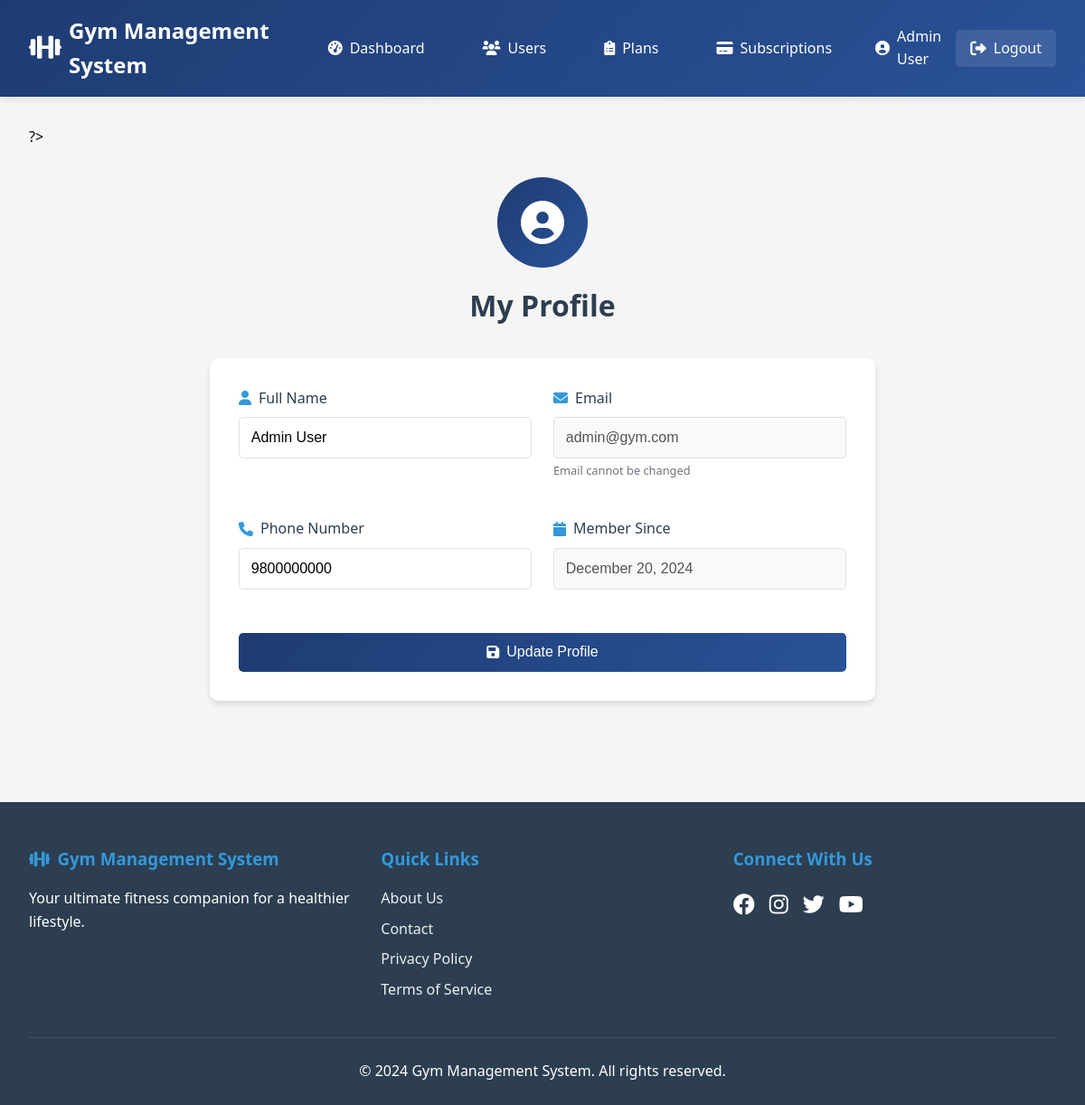
Screenshot of /user/profile.php (signed in) with the database file from the repository.
### tables this page shows
CREATE TABLE users (
    user_id INT AUTO_INCREMENT PRIMARY KEY,
    full_name VARCHAR(100) NOT NULL,
    email VARCHAR(100) UNIQUE NOT NULL,
    password VARCHAR(255) NOT NULL,
    phone_number VARCHAR(15),
    registration_date TIMESTAMP DEFAULT CURRENT_TIMESTAMP,
    role ENUM('admin', 'user') DEFAULT 'user'
);

### user/profile.php (the view, shortened to what this page needs)
<?php
require_once '../includes/header.php';
$user_id = $_SESSION['user_id'];
$sql = "SELECT * FROM users WHERE user_id = ?";
$stmt = mysqli_prepare($con, $sql);
mysqli_stmt_bind_param($stmt, "i", $user_id);
mysqli_stmt_execute($stmt);
$user = mysqli_stmt_get_result($stmt)->fetch_assoc();
?>
<div class="profile-container">
    <div class="profile-header">
        <div class="profile-avatar">
            <i class="fas fa-user-circle"></i>
        </div>
        <h1>My Profile</h1>
    </div>
    <div class="profile-card">
        <form method="POST" class="profile-form">
            <div class="form-grid">
                <div class="form-group">
                    <label for="full_name">
                        <i class="fas fa-user"></i>
                        Full Name
                    </label>
                    <input type="text"
                           id="full_name"
                           name="full_name"
                           value="<?php echo htmlspecialchars($user['full_name']); ?>"
                           required>
                </div>
                <div class="form-group">
                    <label for="email">
                        <i class="fas fa-envelope"></i>
                        Email
                    </label>
                    <input type="email"
                           value="<?php echo htmlspecialchars($user['email']); ?>"
                           disabled>
                    <small class="form-text">Email cannot be changed</small>
                </div>
                <div class="form-group">
                    <label for="phone">
                        <i class="fas fa-phone"></i>
                        Phone Number
                    </label>
                    <input type="tel"
                           id="phone"
                           name="phone"
                           value="<?php echo htmlspecialchars($user['phone_number']); ?>">
                </div>
                <div class="form-group">
                    <label>
                        <i class="fas fa-calendar"></i>
                        Member Since
                    </label>
                    <input type="text"
                           value="<?php echo date('F j, Y', strtotime($user['registration_date'])); ?>"
                           disabled>
                </div>
            </div>
            <div class="form-actions">
                <button type="submit" class="btn btn-primary">
                    <i class="fas fa-save"></i> Update Profile
                </button>
            </div>
        </form>
    </div>
</div>
<?php require_once '../includes/footer.php'; ?>

### assets/css/style.css (style rules this page uses)
* { margin: 0; padding: 0; box-sizing: border-box; }
body { font-family: 'Segoe UI', Tahoma, Geneva, Verdana, sans-serif; line-height: 1.6; background-color: #f5f5f5; min-height: 100vh; display: flex; flex-direction: column; }
.form-group { margin-bottom: 15px; }
.form-group label { display: block; margin-bottom: 5px; }
.form-group input { width: 100%; padding: 8px; border: 1px solid #ddd; border-radius: 4px; }
.btn { display: inline-block; padding: 8px 16px; border: none; border-radius: 4px; cursor: pointer; }
.btn-primary { background-color: #007bff; color: white; }

### assets/css/auth.css (style rules this page uses)
.form-group { margin-bottom: 1.5rem; }
.form-group label { display: flex; align-items: center; gap: 0.5rem; margin-bottom: 0.5rem; color: #2c3e50; font-weight: 500; }
.form-group label i { color: #1e3c72; }
.form-group input { width: 100%; padding: 0.8rem; border: 1px solid #e1e1e1; border-radius: 5px; font-size: 1rem; transition: all 0.3s ease; }
.btn { width: 100%; padding: 0.8rem; border: none; border-radius: 5px; font-size: 1rem; font-weight: 500; cursor: pointer; display: flex; align-items: center; justify-content: center; gap: 0.5rem; transition: all 0.3s ease; }
.btn-primary { background: linear-gradient(135deg, #1e3c72 0%, #2a5298 100%); color: white; }

### user/profile.php (style rules this page uses)
.profile-container { max-width: 800px; margin: 0 auto; padding: 2rem; }
.profile-header { text-align: center; margin-bottom: 2rem; }
.profile-avatar { width: 100px; height: 100px; margin: 0 auto 1rem; background: linear-gradient(135deg, #1e3c72 0%, #2a5298 100%); border-radius: 50%; display: flex; align-items: center; justify-content: center; }
.profile-avatar i { font-size: 3rem; color: white; }
.profile-header h1 { color: #2c3e50; font-size: 2rem; margin: 0; }
.profile-card { background: white; border-radius: 10px; padding: 2rem; box-shadow: 0 4px 6px rgba(0, 0, 0, 0.1); }
.form-grid { display: grid; grid-template-columns: repeat(auto-fit, minmax(300px, 1fr)); gap: 1.5rem; margin-bottom: 2rem; }
.form-group { margin-bottom: 1rem; }
.form-group label { display: flex; align-items: center; gap: 0.5rem; margin-bottom: 0.5rem; color: #2c3e50; font-weight: 500; }
.form-group label i { color: #3498db; }
.form-group input { width: 100%; padding: 0.8rem; border: 1px solid #e1e1e1; border-radius: 5px; font-size: 1rem; transition: border-color 0.3s ease; }
.form-group input:disabled { background-color: #f8f9fa; cursor: not-allowed; }
.form-text { font-size: 0.8rem; color: #6c757d; margin-top: 0.25rem; }
.form-actions { text-align: center; }
.btn { display: inline-flex; align-items: center; gap: 0.5rem; padding: 0.8rem 2rem; font-size: 1rem; font-weight: 500; border-radius: 5px; cursor: pointer; transition: all 0.3s ease; }
.btn-primary { background: linear-gradient(135deg, #1e3c72 0%, #2a5298 100%); color: white; border: none; }

### rows the page displays
users: full_name "Admin User", email "admin@gym.com", phone "9800000000", registration_date "December 20, 2024"

### other values shown
SITE_NAME "Gym Management System"
$_SESSION['full_name'] "Admin User"
